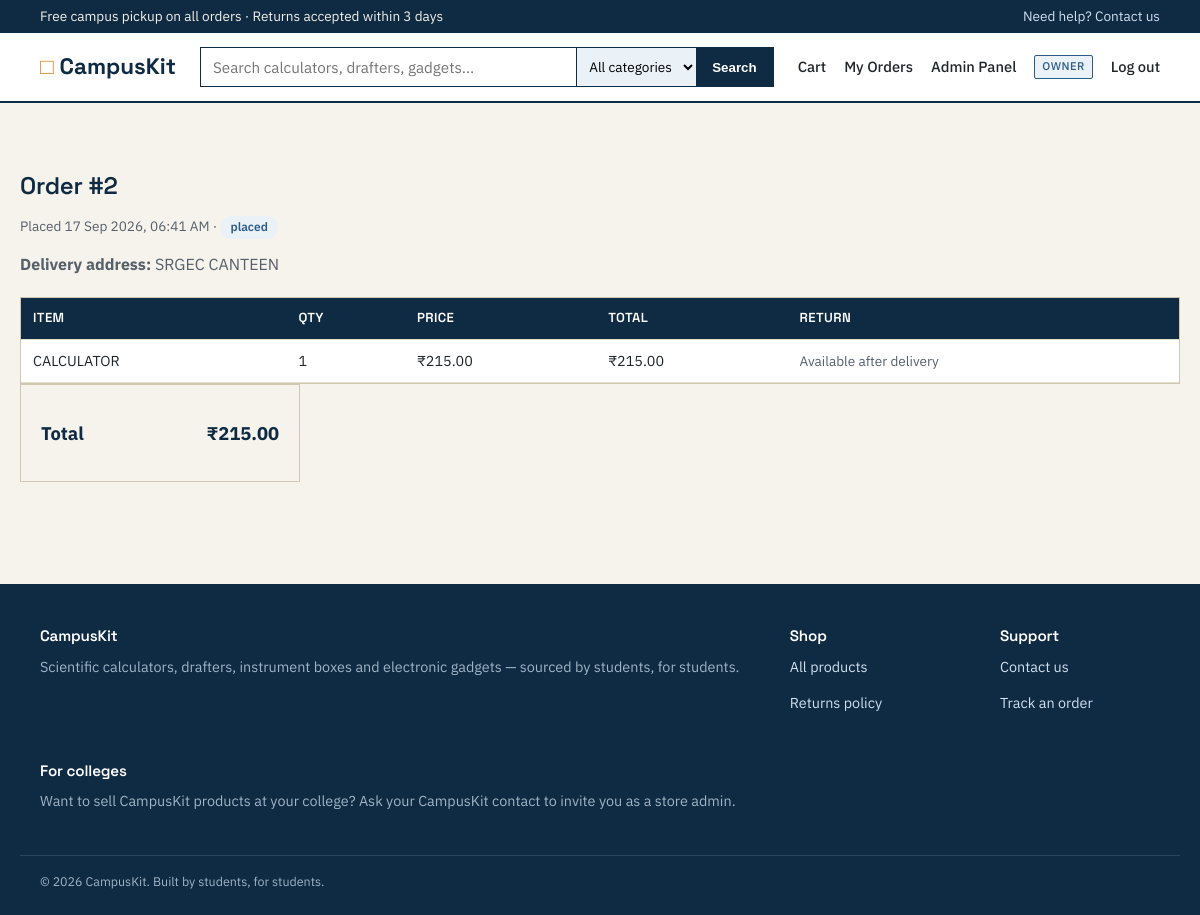
The app's page /orders/2 (signed in) with its own data.
### models.py (models this page shows, shortened)
class User(UserMixin, db.Model):
    __tablename__ = "users"
    id = db.Column(db.Integer, primary_key=True)
    name = db.Column(db.String(120), nullable=False)
    email = db.Column(db.String(160), unique=True, nullable=False, index=True)
    password_hash = db.Column(db.String(255), nullable=False)
    college = db.Column(db.String(160))
    role = db.Column(db.String(20), nullable=False, default=ROLE_CUSTOMER)
    created_at = db.Column(db.DateTime, default=datetime.utcnow)
    products = db.relationship("Product", backref="added_by", lazy="dynamic")
    orders = db.relationship("Order", backref="customer", lazy="dynamic")
    @property
    def is_admin(self):
        return self.role in (ROLE_ADMIN, ROLE_OWNER)

class Order(db.Model):
    __tablename__ = "orders"
    id = db.Column(db.Integer, primary_key=True)
    customer_id = db.Column(db.Integer, db.ForeignKey("users.id"), nullable=False)
    status = db.Column(db.String(20), nullable=False, default=ORDER_STATUS_PLACED)
    total_amount = db.Column(db.Numeric(10, 2), nullable=False, default=0)
    shipping_address = db.Column(db.Text, nullable=False, default="")
    created_at = db.Column(db.DateTime, default=datetime.utcnow)
    delivered_at = db.Column(db.DateTime)
    items = db.relationship("OrderItem", backref="order", cascade="all, delete-orphan", lazy="joined")

class OrderItem(db.Model):
    __tablename__ = "order_items"
    id = db.Column(db.Integer, primary_key=True)
    order_id = db.Column(db.Integer, db.ForeignKey("orders.id"), nullable=False)
    product_id = db.Column(db.Integer, db.ForeignKey("products.id"), nullable=False)
    product_name = db.Column(db.String(160), nullable=False)  # snapshot, in case product changes later
    unit_price = db.Column(db.Numeric(10, 2), nullable=False)
    quantity = db.Column(db.Integer, nullable=False, default=1)
    product = db.relationship("Product")
    return_request = db.relationship("ReturnRequest", backref="order_item", uselist=False)
    @property
    def line_total(self):
        return self.unit_price * self.quantity

### blueprints/shop.py (the view)
@shop_bp.route("/orders/<int:order_id>")
@login_required
def order_detail(order_id):
    order = Order.query.get_or_404(order_id)
    if order.customer_id != current_user.id and not current_user.is_admin:
        from flask import abort
        abort(403)
    return render_template("order_detail.html", order=order)

### templates/order_detail.html (shortened to what this page needs)
{% extends "base.html" %}
{% block content %}
<div class="container section">
  <h2>Order #{{ order.id }}</h2>
  <p class="muted">
    Placed {{ order.created_at.strftime('%d %b %Y, %I:%M %p') }} ·
    <span class="pill pill-{{ order.status }}">{{ order.status }}</span>
  </p>
  <p><strong>Delivery address:</strong> {{ order.shipping_address }}</p>
  <div class="table-wrap" style="margin-top:20px;">
    <table>
      <thead><tr><th>Item</th><th>Qty</th><th>Price</th><th>Total</th><th>Return</th></tr></thead>
      <tbody>
      {% for item in order.items %}
        <tr>
          <td>{{ item.product_name }}</td>
          <td>{{ item.quantity }}</td>
          <td>₹{{ '%.2f'|format(item.unit_price) }}</td>
          <td>₹{{ '%.2f'|format(item.line_total) }}</td>
          <td>
            {% if item.return_request %}
              <span class="pill pill-{{ item.return_request.status }}">{{ item.return_request.status }}</span>
            {% elif order.status != 'delivered' %}
              <span class="muted">Available after delivery</span>
            {% else %}
              <span class="muted">Window closed</span>
            {% endif %}
          </td>
        </tr>
      {% endfor %}
      </tbody>
    </table>
  </div>
  <div class="cart-summary" style="margin-left:0; max-width:280px;">
    <div class="total-row"><span>Total</span><span>₹{{ '%.2f'|format(order.total_amount) }}</span></div>
  </div>
</div>
{% endblock %}

### templates/base.html (shortened to what this page needs)
<!DOCTYPE html>
<html lang="en">
<head>
<link rel="stylesheet" href="{{ url_for('static', filename='css/style.css') }}">
</head>
<body>
<div class="topbar">
  <div class="container">
    <span>Free campus pickup on all orders &middot; Returns accepted within 3 days</span>
    <span><a href="{{ url_for('main.contact') }}">Need help? Contact us</a></span>
  </div>
</div>
<header class="navbar">
  <div class="container">
    <a class="brand" href="{{ url_for('main.home') }}"><span class="brand-mark">&#9633;</span> CampusKit</a>
    <form class="search-form" action="{{ url_for('main.home') }}" method="get">
      <input type="text" name="q" placeholder="Search calculators, drafters, gadgets..." value="{{ request.args.get('q', '') }}">
      <select name="category">
        <option value="">All categories</option>
      </select>
      <button type="submit">Search</button>
    </form>
    <nav class="nav-links">
      <a class="cart-link" href="{{ url_for('shop.view_cart') }}">Cart{% if cart_count %}<span class="cart-badge">{{ cart_count }}</span>{% endif %}</a>
      {% if current_user.is_authenticated %}
        <a href="{{ url_for('shop.order_history') }}">My Orders</a>
        {% if current_user.is_admin %}<a href="{{ url_for('admin.dashboard') }}">Admin Panel</a>{% endif %}
        <span class="badge-role">{{ current_user.role }}</span>
        <a href="{{ url_for('auth.logout') }}">Log out</a>
      {% else %}
        <a href="{{ url_for('auth.login') }}">Log in</a>
        <a class="btn btn-sm btn-amber" href="{{ url_for('auth.register') }}">Sign up</a>
      {% endif %}
    </nav>
  </div>
</header>
<main>
  <div class="container" style="padding-top:22px;">
  </div>
  {% block content %}{% endblock %}
</main>
<footer>
  <div class="container">
    <div class="col">
      <h4>CampusKit</h4>
      <p style="color:#9fb4c4;">Scientific calculators, drafters, instrument boxes and electronic gadgets — sourced by students, for students.</p>
    </div>
    <div class="col">
      <h4>Shop</h4>
      <p><a href="{{ url_for('main.home') }}">All products</a></p>
      <p><a href="{{ url_for('main.returns_policy') }}">Returns policy</a></p>
    </div>
    <div class="col">
      <h4>Support</h4>
      <p><a href="{{ url_for('main.contact') }}">Contact us</a></p>
      <p><a href="{{ url_for('shop.order_history') }}">Track an order</a></p>
    </div>
    <div class="col">
      <h4>For colleges</h4>
      <p style="color:#9fb4c4;">Want to sell CampusKit products at your college? Ask your CampusKit contact to invite you as a store admin.</p>
    </div>
  </div>
  <div class="container fine">&copy; {{ 2026 }} CampusKit. Built by students, for students.</div>
</footer>
</body>
</html>

### static/css/style.css (style rules this page uses)
:root { --navy: #0f2a43; --navy-2: #16375a; --paper: #f6f3ec; --panel: #ffffff; --blue: #2b5d8b; --blue-light: #eaf1f7; --amber: #d98b2b; --ink: #20262b; --ink-soft: #55606b; --line: #cfc7b3; --line-soft: #e4ddc9; --green: #4c7a5b; --red: #b24c3d; --radius: 3px; }
* { box-sizing: border-box; }
html, body { margin: 0; padding: 0; background: var(--paper); color: var(--ink); font-family: "IBM Plex Sans", -apple-system, BlinkMacSystemFont, "Segoe UI", sans-serif; font-size: 16px; line-height: 1.55; }
h1, h2, h3, h4, .brand, .btn, label, .tag { font-family: "Space Grotesk", "IBM Plex Sans", sans-serif; }
h1, h2, h3, h4 { color: var(--navy); margin: 0 0 0.5em; font-weight: 600; letter-spacing: -0.01em; }
a { color: var(--blue); text-decoration: none; }
p { margin: 0 0 1em; color: var(--ink-soft); }
.container { max-width: 1160px; margin: 0 auto; padding: 0 20px; }
.topbar { background: var(--navy); color: #f4f1e8; font-size: 0.85rem; padding: 6px 0; }
.topbar .container { display: flex; justify-content: space-between; }
.topbar a { color: #cfe0ee; }
.navbar { background: var(--panel); border-bottom: 2px solid var(--navy); }
.navbar .container { display: flex; align-items: center; gap: 24px; padding-top: 14px; padding-bottom: 14px; flex-wrap: wrap; }
.brand { font-size: 1.4rem; font-weight: 700; color: var(--navy); white-space: nowrap; display: flex; align-items: baseline; gap: 6px; }
.brand .brand-mark { color: var(--amber); }
.search-form { flex: 1; display: flex; min-width: 220px; border: 1.5px solid var(--navy); }
.search-form input[type="text"] { flex: 1; border: none; padding: 9px 12px; font-size: 0.95rem; font-family: inherit; background: var(--panel); }
.search-form select { border: none; border-left: 1.5px solid var(--navy); background: var(--blue-light); padding: 0 8px; font-family: inherit; font-size: 0.85rem; }
.search-form button { border: none; background: var(--navy); color: #fff; padding: 0 16px; cursor: pointer; font-weight: 600; }
.nav-links { display: flex; align-items: center; gap: 18px; font-size: 0.92rem; font-weight: 500; }
.nav-links a { color: var(--ink); }
.nav-links .cart-link { position: relative; }
.badge-role { font-size: 0.7rem; text-transform: uppercase; letter-spacing: 0.04em; background: var(--blue-light); color: var(--blue); padding: 2px 7px; border: 1px solid var(--blue); border-radius: 2px; }
.section { padding: 42px 0; }
table { width: 100%; border-collapse: collapse; background: var(--panel); }
th, td { text-align: left; padding: 10px 12px; border-bottom: 1px solid var(--line-soft); font-size: 0.9rem; }
th { background: var(--navy); color: #fff; font-family: "Space Grotesk"; font-weight: 600; font-size: 0.82rem; text-transform: uppercase; letter-spacing: 0.03em; }
.table-wrap { overflow-x: auto; border: 1px solid var(--line); }
.table-wrap table { border: none; }
.pill { display: inline-block; padding: 2px 10px; font-size: 0.75rem; border-radius: 20px; font-weight: 600; }
.pill-placed { background: var(--blue-light); color: var(--blue); }
.cart-summary { border: 1px solid var(--line); padding: 20px; max-width: 320px; margin-left: auto; }
.cart-summary .total-row { display: flex; justify-content: space-between; font-size: 1.15rem; font-weight: 700; margin: 14px 0; color: var(--navy); }
footer { background: var(--navy); color: #cfe0ee; padding: 40px 0 24px; margin-top: 60px; font-size: 0.9rem; }
footer .container { display: flex; justify-content: space-between; gap: 30px; flex-wrap: wrap; }
footer h4 { color: #fff; font-size: 0.95rem; }
footer a { color: #cfe0ee; }
footer .col { min-width: 160px; }
footer .fine { border-top: 1px solid rgba(255,255,255,0.12); margin-top: 28px; padding-top: 16px; font-size: 0.78rem; color: #9fb4c4; }
.muted { color: var(--ink-soft); font-size: 0.85rem; }

### records on screen
User: role "OWNER"
Order: id "2", created_at "17 Sep 2026, 06:41 AM", status "placed", shipping_address "SRGEC CANTEEN", total_amount "215.00"
OrderItem: product_name "CALCULATOR", quantity "1", unit_price "215.00", line_total "215.00"

### other values on screen
{{ 2026 }} "2026"
